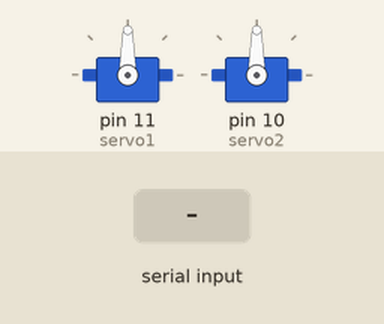
This program was run on a simulated Arduino Uno, built with avr-gcc and run on an emulated ATmega328P. Parts: 2 × servo. The test bench sets the inputs (shaded band).

Above: at 1.2 s.
1.3 s: "S1:\n" received over Serial
At 2.5 s:
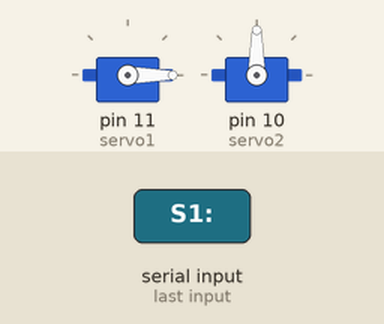
2.8 s: "S2:\n" received over Serial
At 3.7 s:
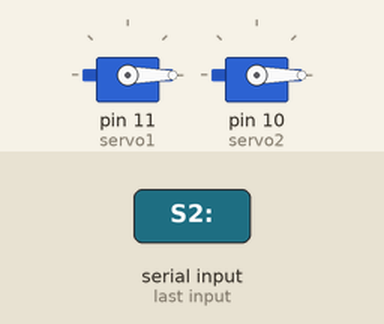
4.3 s: "S1:90\n" received over Serial
At 4.9 s:
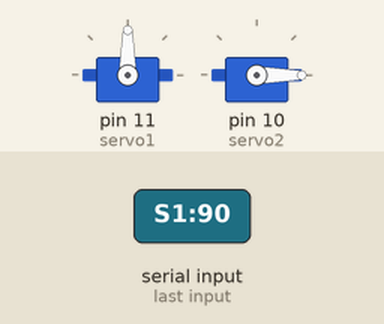
5.8 s: "S1:,45\n" received over Serial
At 7.0 s:
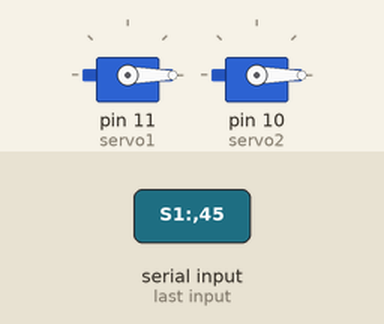
7.3 s: "S2:90\n" received over Serial
At 8.4 s:
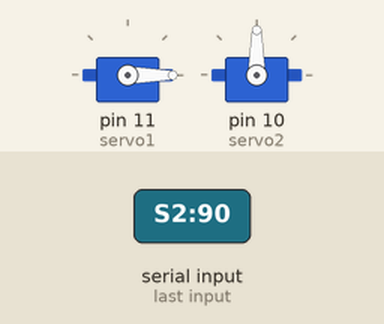
Timing chart, 0 to 9.8 s (numbered marks = the images above; inputs shaded):
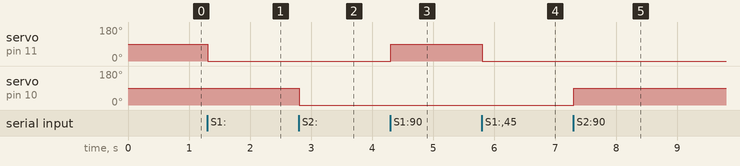

Measured:
- after the input at 1.3 s, servo on pin 11 (servo1): 90° → 0° at once
- after the input at 2.8 s, servo on pin 10 (servo2): 90° → 0° at once
- after the input at 4.3 s, servo on pin 11 (servo1): 0° → 90° at once
- after the input at 5.8 s, servo on pin 11 (servo1): 90° → 0° at once
- after the input at 7.3 s, servo on pin 10 (servo2): 0° → 90° at once

The program:

main.cpp
```cpp
#include <Arduino.h>
#include <Servo.h>

// Create servo objects
Servo servo1;
Servo servo2;

// Variables to store the angles for the servos
int angle1 = 90;  // Default angle for servo 1
int angle2 = 90;  // Default angle for servo 2

void setup() {
  Serial.begin(9600);  // Start serial communication at 9600 baud rate

  // Attach the servos to the PWM pins
  servo1.attach(11);   // Servo 1 on pin 9
  servo2.attach(10);  // Servo 2 on pin 10

  // Move the servos to the default position
  servo1.write(angle1);
  servo2.write(angle2);
}

void loop() {
  if (Serial.available() > 0) {
    // Read the angle values for both servos from the serial input
    String input = Serial.readStringUntil('\n');  // Read input until newline
    input.trim();  // Remove any trailing spaces or newlines

    if (input.startsWith("S1:")) {
      // Input for servo 1 in the format "S1:angle"
      angle1 = input.substring(3).toInt();  // Extract the angle
      angle1 = constrain(angle1, 0, 180);  // Constrain the angle between 0 and 180 degrees
      servo1.write(angle1);  // Move servo 1
    }
    else if (input.startsWith("S2:")) {
      // Input for servo 2 in the format "S2:angle"
      angle2 = input.substring(3).toInt();  // Extract the angle
      angle2 = constrain(angle2, 0, 180);  // Constrain the angle between 0 and 180 degrees
      servo2.write(angle2);  // Move servo 2
    }
  }
  // servo1.write(180);
  // servo2.write(200);
  // delay(1000);
}
```
